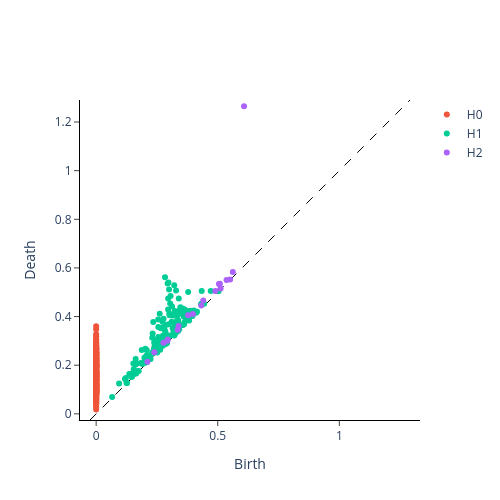

This figure's notebook cell:
### Code cell
VR_PD.plot(pd1) #diagram for shape 1

### Figure 1 — Plotly figure (JSON) as saved in the notebook; plotly's stock layout.template omitted (floating-point values rounded to 4 significant figures; data arrays with more than 128 entries replaced by an {"elided": "..."} marker saying what was removed)
{"data": [{"hoverinfo": "none", "line": {"color": "black", "dash": "dash", "width": 1}, "mode": "lines", "showlegend": false, "type": "scatter", "x": [-0.0253, 1.291], "y": [-0.0253, 1.291]}, {"hoverinfo": "text", "hovertext": {"elided": "399 str values"}, "mode": "markers", "name": "H0", "type": "scatter", "x": {"elided": "399 float values"}, "y": {"elided": "399 float values"}}, {"hoverinfo": "text", "hovertext": {"elided": "161 str values"}, "mode": "markers", "name": "H1", "type": "scatter", "x": {"elided": "161 float values"}, "y": {"elided": "161 float values"}}, {"hoverinfo": "text", "hovertext": ["(0.6081579327583313, 1.2652485370635986)", "(0.5620591640472412, 0.5833315253257751)", "(0.5508730411529541, 0.5528849363327026)", "(0.536374568939209, 0.5505192279815674)", "(0.5116711854934692, 0.5151950120925903)", "(0.5087369680404663, 0.5353870391845703)", "(0.5049715042114258, 0.534367024898529)", "(0.48994114995002747, 0.5050222873687744)", "(0.4405122995376587, 0.4665523171424866)", "(0.43204644322395325, 0.4458034336566925)", "(0.39805132150650024, 0.4106146991252899)", "(0.37796804308891296, 0.4053618609905243)", "(0.3387291133403778, 0.36169132590293884)", "(0.33520612120628357, 0.34548506140708923)", "(0.29416152834892273, 0.30585289001464844)", "(0.29281938076019287, 0.30046430230140686)", "(0.276793897151947, 0.2920549213886261)", "(0.2392256259918213, 0.2536293566226959)", "(0.2107602059841156, 0.21437379717826843)"], "mode": "markers", "name": "H2", "type": "scatter", "x": [0.6082, 0.5621, 0.5509, 0.5364, 0.5117, 0.5087, 0.505, 0.4899, 0.4405, 0.432, 0.3981, 0.378, 0.3387, 0.3352, 0.2942, 0.2928, 0.2768, 0.2392, 0.2108], "y": [1.265, 0.5833, 0.5529, 0.5505, 0.5152, 0.5354, 0.5344, 0.505, 0.4666, 0.4458, 0.4106, 0.4054, 0.3617, 0.3455, 0.3059, 0.3005, 0.2921, 0.2536, 0.2144]}], "layout": {"height": 500, "plot_bgcolor": "white", "width": 500, "xaxis": {"autorange": false, "exponentformat": "e", "linecolor": "black", "linewidth": 1, "mirror": false, "range": [-0.0253, 1.291], "showexponent": "all", "showline": true, "side": "bottom", "ticks": "outside", "title": {"text": "Birth"}, "type": "linear", "zeroline": true}, "yaxis": {"autorange": false, "exponentformat": "e", "linecolor": "black", "linewidth": 1, "mirror": false, "range": [-0.0253, 1.291], "scaleanchor": "x", "scaleratio": 1, "showexponent": "all", "showline": true, "side": "left", "ticks": "outside", "title": {"text": "Death"}, "type": "linear", "zeroline": true}}}
